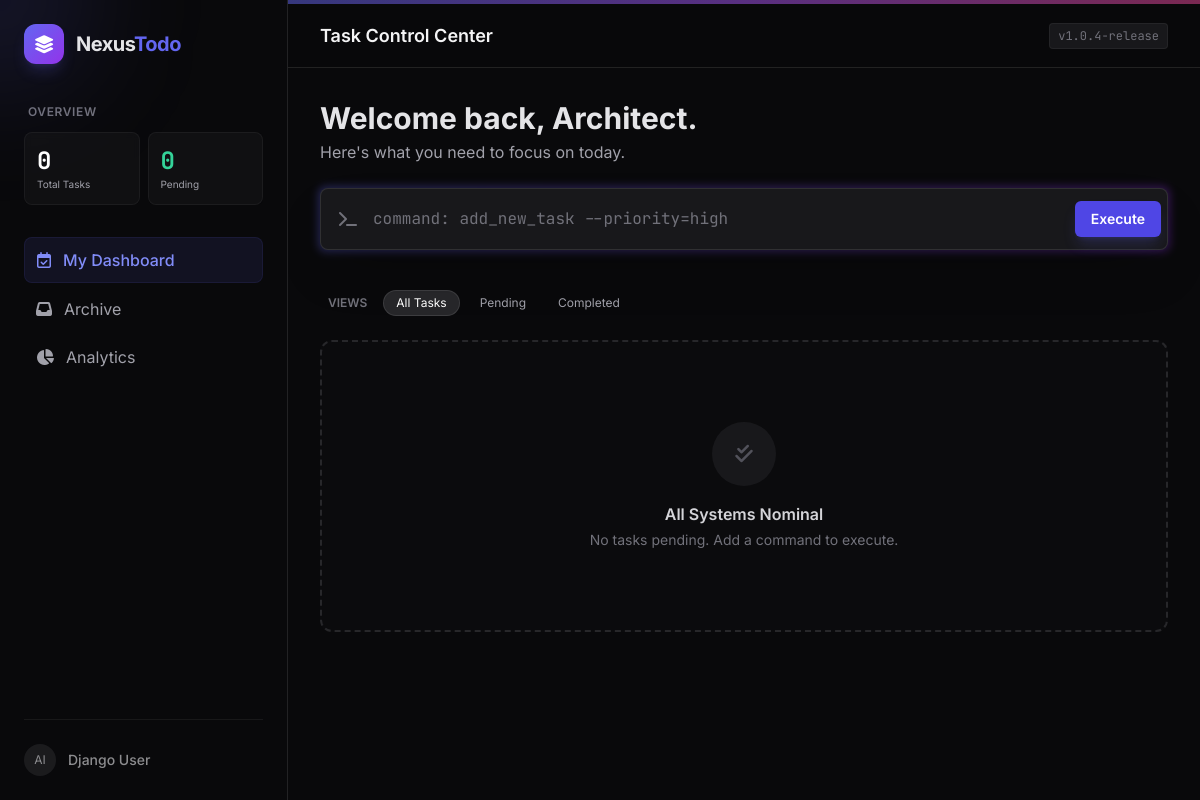
The app's page /, older data.
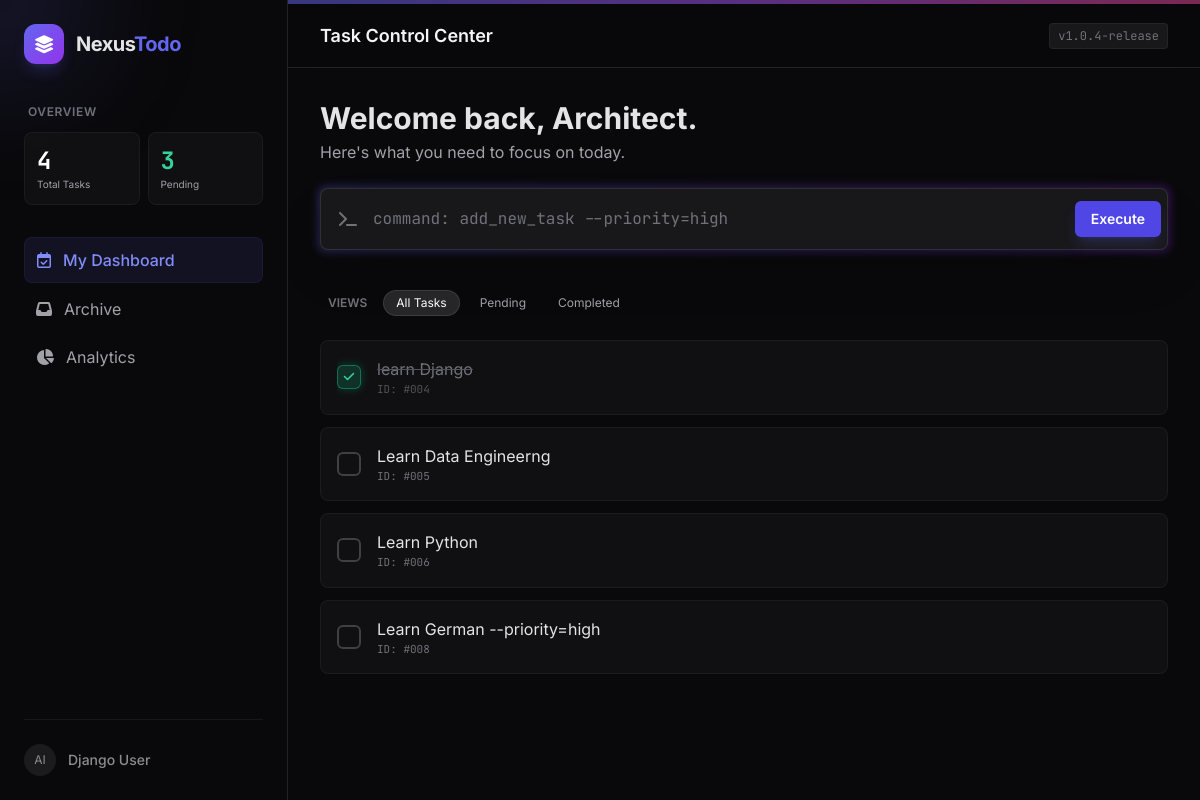
The same page, newer data.
### todos/models.py (models this page shows, shortened)
class Todo(models.Model):
    title = models.CharField(max_length=100)
    description = models.TextField(null=True, blank=True)
    due_date = models.DateField(null=True, blank=True)
    is_resolved = models.BooleanField(default=False)

### todos/views.py (the view)
# urls.py: path("", views.home, name="home"),
def home(request):
    todos = Todo.objects.all().order_by("due_date")
    total = todos.count()
    completed = todos.filter(is_resolved=True).count()
    pending = total - completed
    context = {
        "todos": todos,
        "total": total,
        "completed": completed,
        "pending": pending,
    }
    return render(request, "home.html", context)

### templates/home.html (shortened to what this page needs)
<!DOCTYPE html>
<html lang="en" class="dark">
<head>
    <script src="https://cdn.tailwindcss.com"></script>
    <link rel="stylesheet" href="https://cdnjs.cloudflare.com/ajax/libs/font-awesome/6.4.0/css/all.min.css">
</head>
<body class="h-screen w-full flex overflow-hidden selection:bg-indigo-500/30">
    <aside class="hidden md:flex flex-col w-72 h-full border-r border-white/10 bg-zinc-950 p-6 relative">
        <div class="absolute -top-20 -left-20 w-40 h-40 bg-indigo-500/20 blur-3xl rounded-full pointer-events-none"></div>
        <div class="flex items-center gap-3 mb-10 z-10">
            <div class="w-10 h-10 rounded-xl bg-gradient-to-br from-indigo-500 to-purple-600 flex items-center justify-center shadow-lg shadow-indigo-500/20">
                <i class="fa-solid fa-layer-group text-white text-lg"></i>
            </div>
            <span class="text-xl font-bold tracking-tight">Nexus<span class="text-indigo-500">Todo</span></span>
        </div>
        <div class="mb-8">
            <p class="text-xs font-semibold text-zinc-500 uppercase tracking-wider mb-3 ml-1">Overview</p>
            <div class="grid grid-cols-2 gap-2">
                <div class="bg-zinc-900/50 border border-white/5 rounded-lg p-3 backdrop-blur-sm">
                    <div class="text-2xl font-bold text-white mono">{{ total }}</div>
                    <div class="text-[10px] text-zinc-400">Total Tasks</div>
                </div>
                <div class="bg-zinc-900/50 border border-white/5 rounded-lg p-3 backdrop-blur-sm">
                    <div class="text-2xl font-bold text-emerald-400 mono">{{ pending }}</div>
                    <div class="text-[10px] text-zinc-400">Pending</div>
                </div>
            </div>
        </div>
        <nav class="flex-1 space-y-1">
            <a href="#" class="flex items-center gap-3 px-3 py-2.5 rounded-lg bg-indigo-500/10 text-indigo-400 border border-indigo-500/10 font-medium">
                <i class="fa-regular fa-calendar-check"></i>
                <span>My Dashboard</span>
            </a>
            <a href="#" class="flex items-center gap-3 px-3 py-2.5 rounded-lg text-zinc-400 hover:text-zinc-100 hover:bg-zinc-900 transition-all">
                <i class="fa-solid fa-inbox"></i>
                <span>Archive</span>
            </a>
            <a href="#" class="flex items-center gap-3 px-3 py-2.5 rounded-lg text-zinc-400 hover:text-zinc-100 hover:bg-zinc-900 transition-all">
                <i class="fa-solid fa-chart-pie"></i>
                <span>Analytics</span>
            </a>
        </nav>
        <div class="pt-6 border-t border-white/10 flex items-center gap-3 opacity-60 hover:opacity-100 transition-opacity cursor-pointer">
            <div class="w-8 h-8 rounded-full bg-zinc-800 flex items-center justify-center text-xs">AI</div>
            <div class="text-sm font-medium">Django User</div>
        </div>
    </aside>
    <main class="flex-1 h-full relative flex flex-col">
        <header class="h-16 border-b border-white/10 flex items-center justify-between px-8 bg-zinc-950/50 backdrop-blur-md sticky top-0 z-50">
            <h2 class="text-lg font-semibold text-zinc-100">Task Control Center</h2>
            <div class="flex items-center gap-4">
                <div class="text-xs text-zinc-500 mono bg-zinc-900 px-2 py-1 rounded border border-white/5">v1.0.4-release</div>
            </div>
        </header>
        <div class="flex-1 overflow-y-auto p-8 relative">
            <div class="max-w-4xl mx-auto space-y-6">
                <div>
                    <h1 class="text-3xl font-bold mb-1">Welcome back, Architect.</h1>
                    <p class="text-zinc-400">Here's what you need to focus on today.</p>
                </div>
                <div class="relative group">
                    <div class="relative bg-zinc-900 rounded-lg p-1.5 flex items-center border border-white/10 shadow-2xl">
                        <form action="{% url 'add_todo' %}" method="POST" class="w-full flex items-center gap-2">
                            <div class="pl-3 text-zinc-500">
                                <i class="fa-solid fa-terminal"></i>
                            </div>
                            <input type="text" name="title"
                                class="w-full bg-transparent border-none focus:ring-0 text-white placeholder-zinc-500 py-3 pl-2 mono"
                                placeholder="command: add_new_task --priority=high" autocomplete="off" required>
                            <button type="submit"
                                class="bg-indigo-600 hover:bg-indigo-500 text-white px-4 py-2 rounded-md text-sm font-semibold shadow-lg shadow-indigo-500/20 transition-all">
                                Execute
                            </button>
                        </form>
                    </div>
                </div>
                <div class="flex items-center gap-2 pt-4">
                    <span class="text-xs font-semibold text-zinc-500 uppercase px-2">Views</span>
                    <button class="px-3 py-1 rounded-full text-xs bg-zinc-800 text-white border border-white/10">All Tasks</button>
                    <button class="px-3 py-1 rounded-full text-xs text-zinc-400 hover:text-white transition-colors">Pending</button>
                    <button class="px-3 py-1 rounded-full text-xs text-zinc-400 hover:text-white transition-colors">Completed</button>
                </div>
                <div class="space-y-3 pb-20">
                    {% for todo in todos %}
                    <div class="group flex items-center justify-between p-4 rounded-lg bg-zinc-900/50 border border-white/5 hover:border-indigo-500/30 hover:bg-zinc-800/50 transition-all duration-300 backdrop-blur-sm">
                        <div class="flex items-center gap-4 overflow-hidden">
                            <a href="{% url 'toggle_todo' todo.id %}" class="flex-shrink-0 cursor-pointer">
                                {% if todo.is_resolved %}
                                    <div class="w-6 h-6 rounded-md bg-emerald-500/20 border border-emerald-500/50 flex items-center justify-center text-emerald-400 shadow-[0_0_10px_rgba(16,185,129,0.3)] transition-all">
                                        <i class="fa-solid fa-check text-xs"></i>
                                    </div>
                                {% else %}
                                    <div class="w-6 h-6 rounded-md border-2 border-zinc-700 group-hover:border-indigo-500 group-hover:shadow-[0_0_10px_rgba(99,102,241,0.3)] transition-all"></div>
                                {% endif %}
                            </a>
                            <div class="flex flex-col min-w-0">
                                <span class="text-base truncate {% if todo.is_resolved %}text-zinc-500 line-through decoration-zinc-600{% else %}text-zinc-200{% endif %}">
                                    {{ todo.title }}
                                </span>
                                <span class="text-[11px] mono {% if todo.is_resolved %}text-zinc-600{% else %}text-zinc-500{% endif %}">
                                    ID: #00{{ todo.id }}
                                </span>
                            </div>
                        </div>
                    </div>
                    {% empty %}
                    <div class="flex flex-col items-center justify-center py-20 border-2 border-dashed border-zinc-800 rounded-xl bg-zinc-900/20">
                        <div class="w-16 h-16 rounded-full bg-zinc-800/50 flex items-center justify-center mb-4">
                            <i class="fa-solid fa-check-double text-zinc-600 text-xl"></i>
                        </div>
                        <h3 class="text-zinc-300 font-semibold">All Systems Nominal</h3>
                        <p class="text-zinc-500 text-sm mt-1">No tasks pending. Add a command to execute.</p>
                    </div>
                    {% endfor %}
                </div>
            </div>
        </div>
    </main>
</body>
</html>

### templates/home.html (style rules this page uses)
:root { --bg-deep: #09090b; --bg-card: #18181b; --accent: #6366f1; }
body { font-family: 'Inter', sans-serif; background-color: var(--bg-deep); color: #e4e4e7; }
.mono { font-family: 'JetBrains Mono', monospace; }

Row changes from the older to the newer data that the page shows:
added Todo: is_resolved True (drawn), title "learn Django", id "4"
added Todo: is_resolved False (drawn), title "Learn Data Engineerng", id "5"
added Todo: is_resolved False (drawn), title "Learn Python", id "6"
added Todo: is_resolved False (drawn), title "Learn German --priority=high", id "8"
Text that changed along with them:
{{ total }}: "0" → "4"
{{ pending }}: "0" → "3"
text no longer shown: "All Systems Nominal No tasks pending. Add a command to execute."
